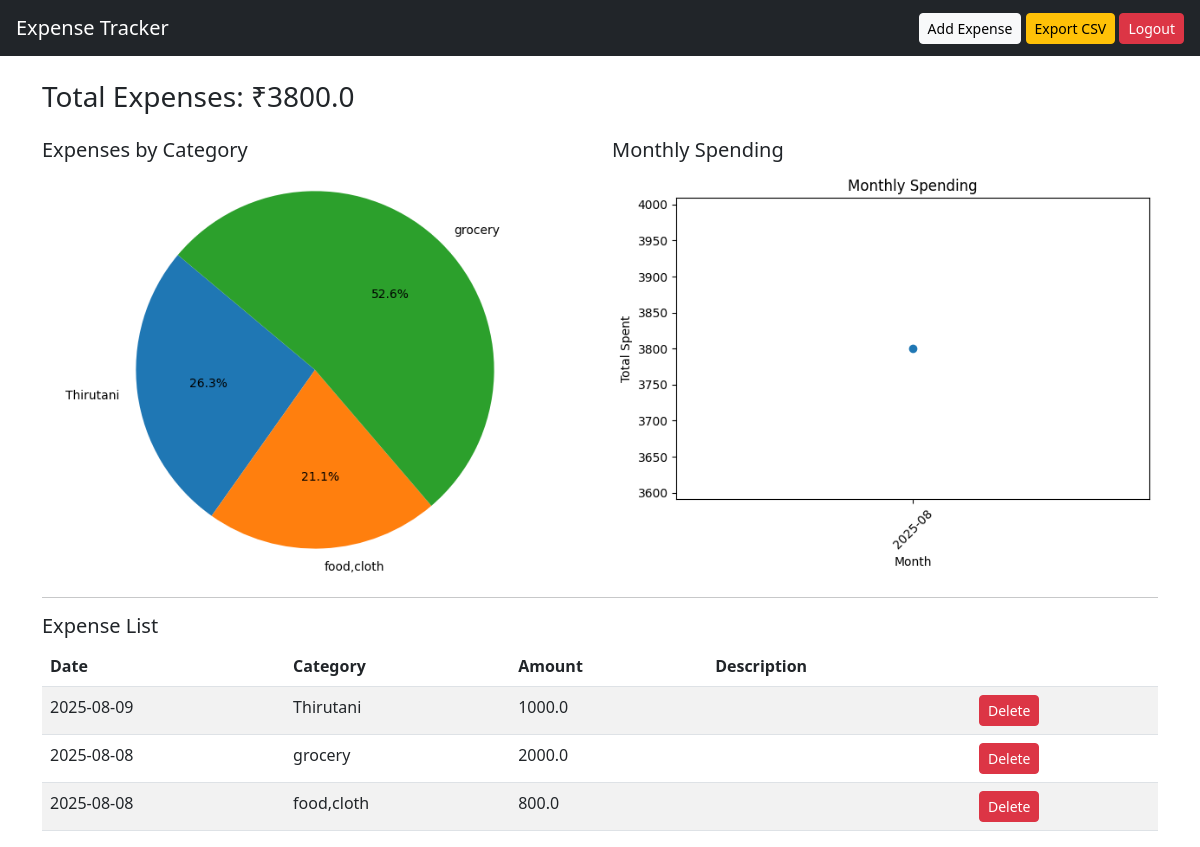
The page / (signed in) on the database its author committed.
### tables this page shows
CREATE TABLE expenses (
        id INTEGER PRIMARY KEY AUTOINCREMENT,
        date TEXT NOT NULL,
        category TEXT NOT NULL,
        amount REAL NOT NULL,
        description TEXT
    , user_id INTEGER);

### app.py (the view)
@app.route('/')
@login_required
def index():
    conn = get_db_connection()
    rows = conn.execute('SELECT * FROM expenses WHERE user_id = ? ORDER BY date DESC', (current_user.id,)).fetchall()
    conn.close()
    df = pd.DataFrame(rows, columns=rows[0].keys()) if rows else pd.DataFrame(columns=['id','date','category','amount','description','user_id'])
    total = df['amount'].sum() if not df.empty else 0.0
    by_category = df.groupby('category')['amount'].sum() if not df.empty else pd.Series(dtype=float)
    pie_img = None
    if not by_category.empty:
        fig1, ax1 = plt.subplots()
        ax1.pie(by_category.values, labels=by_category.index, autopct='%1.1f%%', startangle=140)
        ax1.axis('equal')
        pie_img = plot_to_base64(fig1)
    line_img = None
    if not df.empty:
        df['date_dt'] = pd.to_datetime(df['date'])
        df['month'] = df['date_dt'].dt.to_period('M').astype(str)
        monthly = df.groupby('month')['amount'].sum().sort_index()
        fig2, ax2 = plt.subplots()
        ax2.plot(monthly.index, monthly.values, marker='o')
        ax2.set_xlabel('Month')
        ax2.set_ylabel('Total Spent')
        ax2.set_title('Monthly Spending')
        for label in ax2.get_xticklabels():
            label.set_rotation(45)
        line_img = plot_to_base64(fig2)
    return render_template('index.html',
                           expenses=rows,
                           total=total,
                           pie_img=pie_img,
                           line_img=line_img)

### app.py (called while the page is built)
def get_db_connection():
    conn = sqlite3.connect(DB_PATH)
    conn.row_factory = sqlite3.Row
    return conn

@login_manager.user_loader
def load_user(user_id):
    conn = get_db_connection()
    user_row = conn.execute("SELECT * FROM users WHERE id=?", (user_id,)).fetchone()
    conn.close()
    if user_row:
        return User(user_row['id'], user_row['email'], user_row['password_hash'])
    return None

def plot_to_base64(fig):
    buf = BytesIO()
    fig.tight_layout()
    fig.savefig(buf, format="png", bbox_inches='tight')
    buf.seek(0)
    img_base64 = base64.b64encode(buf.read()).decode('utf-8')
    plt.close(fig)
    return img_base64

### templates/index.html (shortened to what this page needs)
<!DOCTYPE html>
<html>
<head>
    <link rel="stylesheet" href="https://cdn.jsdelivr.net/npm/bootstrap@5.3.0/dist/css/bootstrap.min.css">
</head>
<body>
<nav class="navbar navbar-dark bg-dark px-3">
    <a class="navbar-brand" href="#">Expense Tracker</a>
    <div>
        <a href="{{ url_for('add') }}" class="btn btn-sm btn-light">Add Expense</a>
        <a href="{{ url_for('export_csv') }}" class="btn btn-sm btn-warning">Export CSV</a>
        <a href="{{ url_for('logout') }}" class="btn btn-sm btn-danger">Logout</a>
    </div>
</nav>
<div class="container mt-4">
    <h3>Total Expenses: ₹{{ total }}</h3>
    <div class="row mt-4">
        {% if pie_img %}
        <div class="col-md-6">
            <h5>Expenses by Category</h5>
            <img class="img-fluid">
        </div>
        {% endif %}
        {% if line_img %}
        <div class="col-md-6">
            <h5>Monthly Spending</h5>
            <img class="img-fluid">
        </div>
        {% endif %}
    </div>
    <hr>
    <h5>Expense List</h5>
    <table class="table table-striped">
        <thead>
            <tr>
                <th>Date</th>
                <th>Category</th>
                <th>Amount</th>
                <th>Description</th>
                <th></th>
            </tr>
        </thead>
        <tbody>
            {% for exp in expenses %}
            <tr>
                <td>{{ exp['date'] }}</td>
                <td>{{ exp['category'] }}</td>
                <td>{{ exp['amount'] }}</td>
                <td>{{ exp['description'] }}</td>
                <td>
                    <form method="POST" action="{{ url_for('delete', expense_id=exp['id']) }}">
                        <button class="btn btn-danger btn-sm">Delete</button>
                    </form>
                </td>
            </tr>
            {% endfor %}
        </tbody>
    </table>
</div>
</body>
</html>

### rows shown on the page
expenses: date "2025-08-09", category "Thirutani", amount "1000.0"
expenses: date "2025-08-08", category "grocery", amount "2000.0"
expenses: date "2025-08-08", category "food,cloth", amount "800.0"

### other values the page prints
{{ total }} "3800.0"
